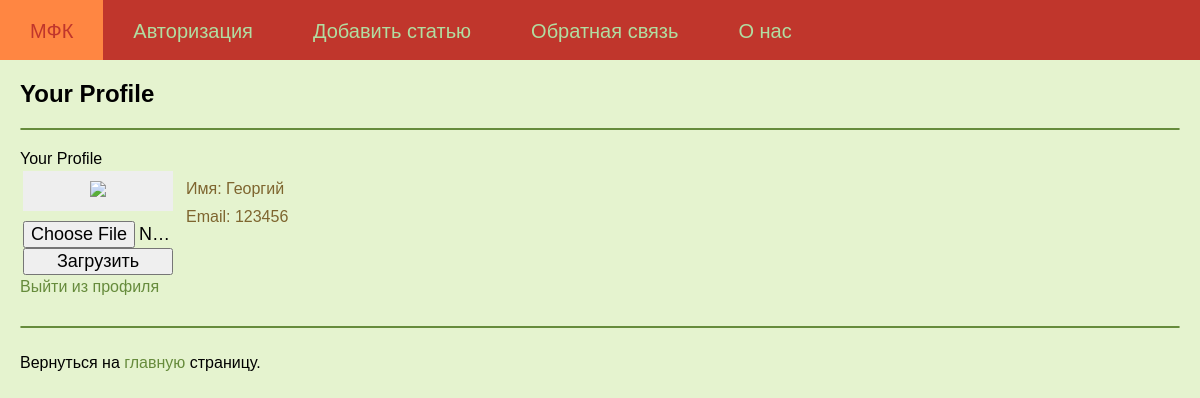
The page /profile (signed in) on the database as committed earlier.
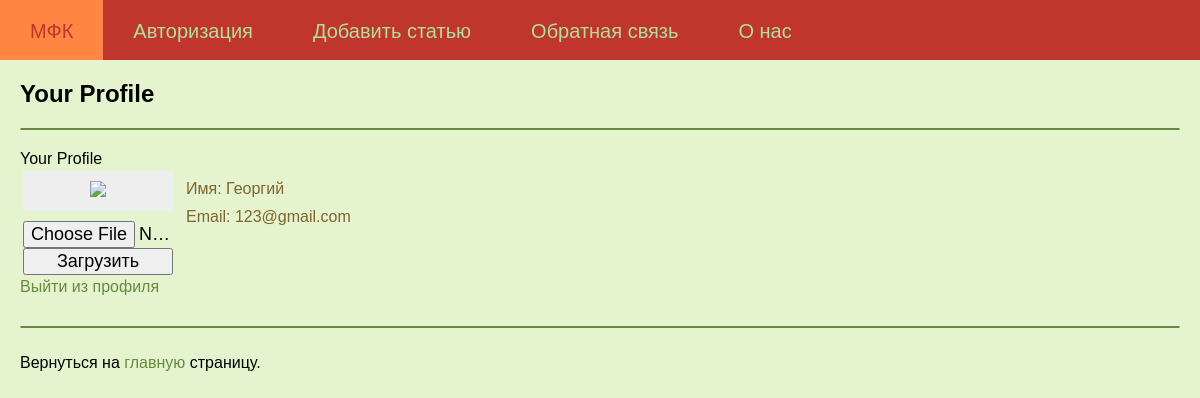
The same page on the database as committed later.
### tables this page shows
CREATE TABLE users (
id integer PRIMARY KEY AUTOINCREMENT,
name text NOT NULL,
email text NOT NULL,
psw text NOT NULL,
avatar BLOB DEFAULT NULL,
time integer NOT NULL
);

### testApp.py (the view)
@app.route('/profile')
@login_required
def profile():
    return render_template('profile.html', my_text="Your Profile", menu=menu)

### FDataBase.py (called while the page is built)
    def getUser(self, user_id):
        try:
            self.__cur.execute(f"SELECT * FROM users WHERE id = {user_id} LIMIT 1")
            res = self.__cur.fetchone()
            if not res:
                print("Пользователь не найден")
                return False
            return res
        except sqlite3.Error as e:
            print("Ошибка получения данных из БД " + str(e))
        return False

### UserLogin.py (called while the page is built)
    def fromDB(self, user_id, db):
        self.__user = db.getUser(user_id)
        return self

    def getName(self):
        return self.__user['name'] if self.__user else "Без имени"

    def getEmail(self):
        return self.__user['email'] if self.__user else "Без email"

### testApp.py (called while the page is built)
def connect_db():
    conn = sqlite3.connect(app.config['DATABASE'])
    conn.row_factory = sqlite3.Row
    return conn

def get_db():
    if not hasattr(g, 'link_db'):
        g.link_db = connect_db()
    return g.link_db

@app.before_request
def before_request():
    global dbase
    db = get_db()
    dbase = FDataBase(db)

@login_manager.user_loader
def load_user(user_id):
    print("load_user")
    return UserLogin().fromDB(user_id, dbase)

### templates/profile.html (shortened to what this page needs)
{% extends 'index.html' %}
{% block content %}
{{ super() }}
<table border="0" class="profile-table">
         <tr>
             <td valign="top">
                   <div class="profile-ava"><img src="{{ url_for('userava') }}"></div>
                   <div class="profile-load">
                   <form action="{{url_for('upload')}}" method="POST" enctype="multipart/form-data">
                            <input type="file" name="file">
                            <input type="submit" value="Загрузить">
                   </form>
                   </div>
            </td>
            <td valign="top" class="profile-panel">
                   <ul class="profile-info">
                   <li>Имя: {{ current_user.getName() }}</li>
                   <li>Email: {{ current_user.getEmail() }}</li>
                   </ul>
            </td>
         </tr>
</table>
<a class="my_a" href="{{url_for('logout')}}">Выйти из профиля</a>
{% endblock %}

### templates/index.html (shortened to what this page needs)
<!DOCTYPE html>
<html lang="en">
    <link type="text/css" href={{url_for('static', filename="css/style.css")}} rel="stylesheet" />
    <head>
    </head>
    <body>
        <div class="mainmenu">
            {% for m in menu %}
                <a href="{{m.url}}">
                    <div class="block">
                        {{m.title}}
                    </div>
                </a>
            {% endfor %}
        </div>
        <div class="content">
            <h2>{{ my_text }}</h2>
            <hr>
            <div class="between_hr">
                {% block content %}
                        {{my_text}}
                {% endblock %}
            </div>
            <hr>
            <br>Вернуться на <a class="my_a" href="/dict">главную</a> страницу.
        </div>
    </body>
</html>

### static/css/style.css (style rules this page uses)
body { font-family: 'Arial'; margin: 0px; padding 0px; height: 100%; width: 100%; background-color: #E5F3CF; }
.mainmenu { background: #C0362C; height: 60px; margin: 0; font-size: 20px; overflow: hidden; }
.block { float: left; height: 60px; padding: 20px 30px 20px 30px ; }
a { color: #B1DDA1; text-decoration: none; }
.content { margin: 20px; color: black; }
.between_hr { margin: 20px 0px 30px 0px; }
hr { border: 1.25px solid #668B3C; border-radius: 1px; }
.my_a { color: #668B3C; }
.profile-ava { width: 130px; text-align: center; overflow: hidden; background: #eee; padding: 10px; }
.profile-ava img { max-width: 150px; height: auto; }
.profile-load { margin-top: 10px; overflow: hidden; max-width: 150px; }
.profile-load input[type=submit], input[type=file] { width: 100%; font-size: 18px; }
.profile-panel { padding: 0 0 0 10px; }
ul.profile-info { list-style: none; margin: 10px 0 0 0; padding: 0; color: #7E652F; }
ul.profile-info li { margin-top: 10px; }

Rows that differ between the two databases and show on the page:
changed users "Георгий": getEmail "123456" → "123@gmail.com"
